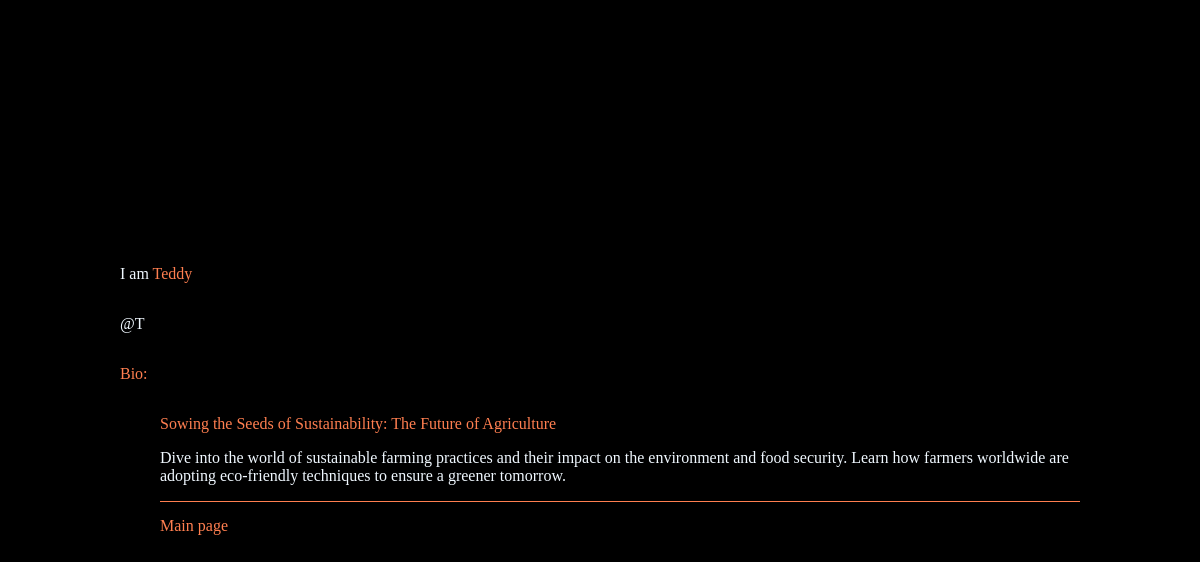
Page /blog/writer/3/ on the earlier database version.
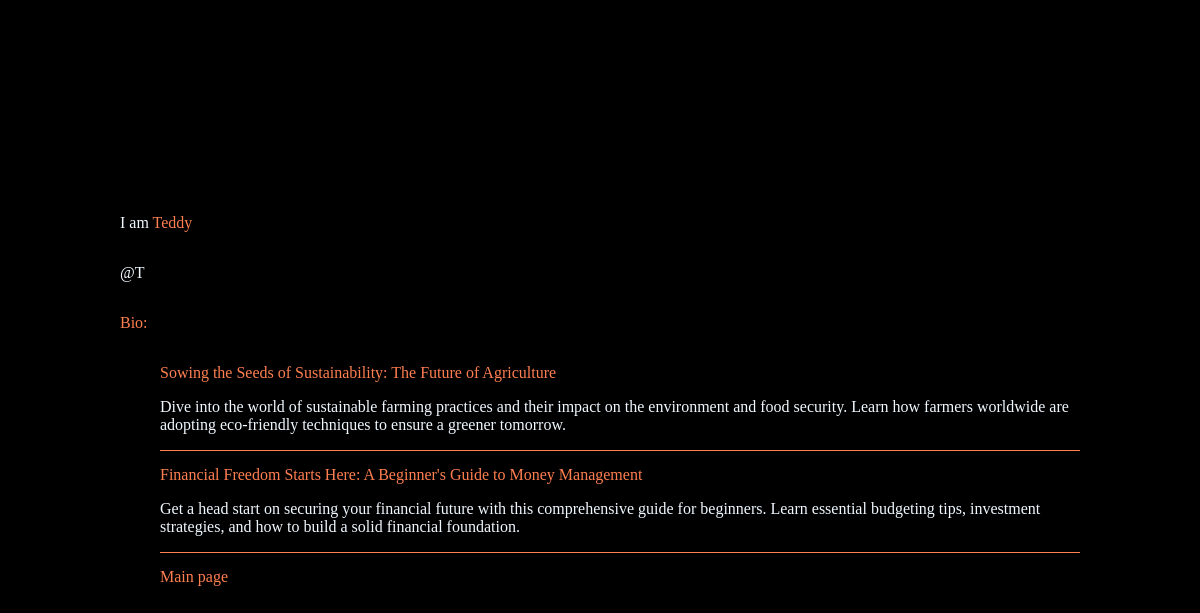
Same page on the later database version.
### blog/models.py (models this page shows, shortened)
class Blog(m.Model):
    title = m.CharField(max_length=255)
    body = m.TextField()
    pub_date = m.DateTimeField("date published")
    blogger = m.ForeignKey(Blogger, on_delete = m.CASCADE)

### blog/views.py (the view)
# urls.py: path('writer/<int:blogger_id>/', views.writer, name="writer"),
def writer(request, blogger_id):
    writer = Blogger.objects.get(pk = blogger_id)
    title = "writer"
    context = {
        "writer":writer,
        "title": title
    }
    return render(request, 'blog/writer.html', context)

### blog/templates/blog/writer.html (shortened to what this page needs)
<!DOCTYPE html>
<html lang="en">
<head>
</head>
<body>
    <div class="user-details">
        <p> I am <span>{{ writer.name}}</span></p>
        <p>@{{ writer.username}}</p>
    </div>
    <p class="bio"><span>Bio: </span>{{ writer.bio}}</p>
    <ul>
        {% for blog in writer.blog_set.all %}
            <li class="list-item">
                <a href="{% url 'blog:article' blog.id %}"><span class="blog">{{ blog.title }}</span></a>
                <p>{{ blog.body }}</p>
            </li>
        {% endfor %}
            <a class="main-page" href="{% url 'blog:feed' %}">Main page</a>
    </ul>
</body>
</html>

Differences in the rows shown:
added Blog: title "Financial Freedom Starts Here: A Beginner's Guide to Money Management", body "Get a head start on securing your financial future with this comprehensive guide for beginners. Learn essential budgeting tips, investment strategies, and how to build a solid financial foundation."
